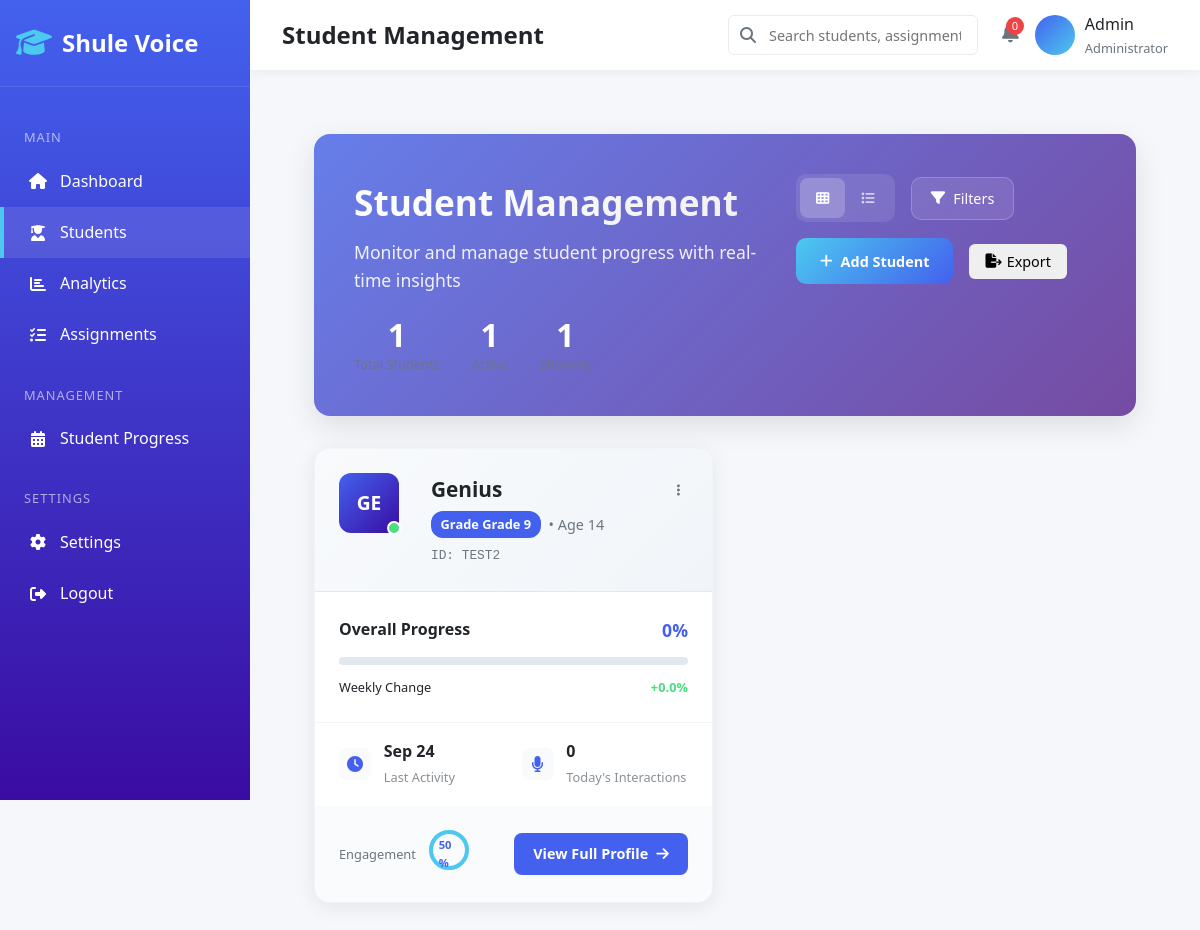
The page /students/ (signed in) on the database as committed earlier.
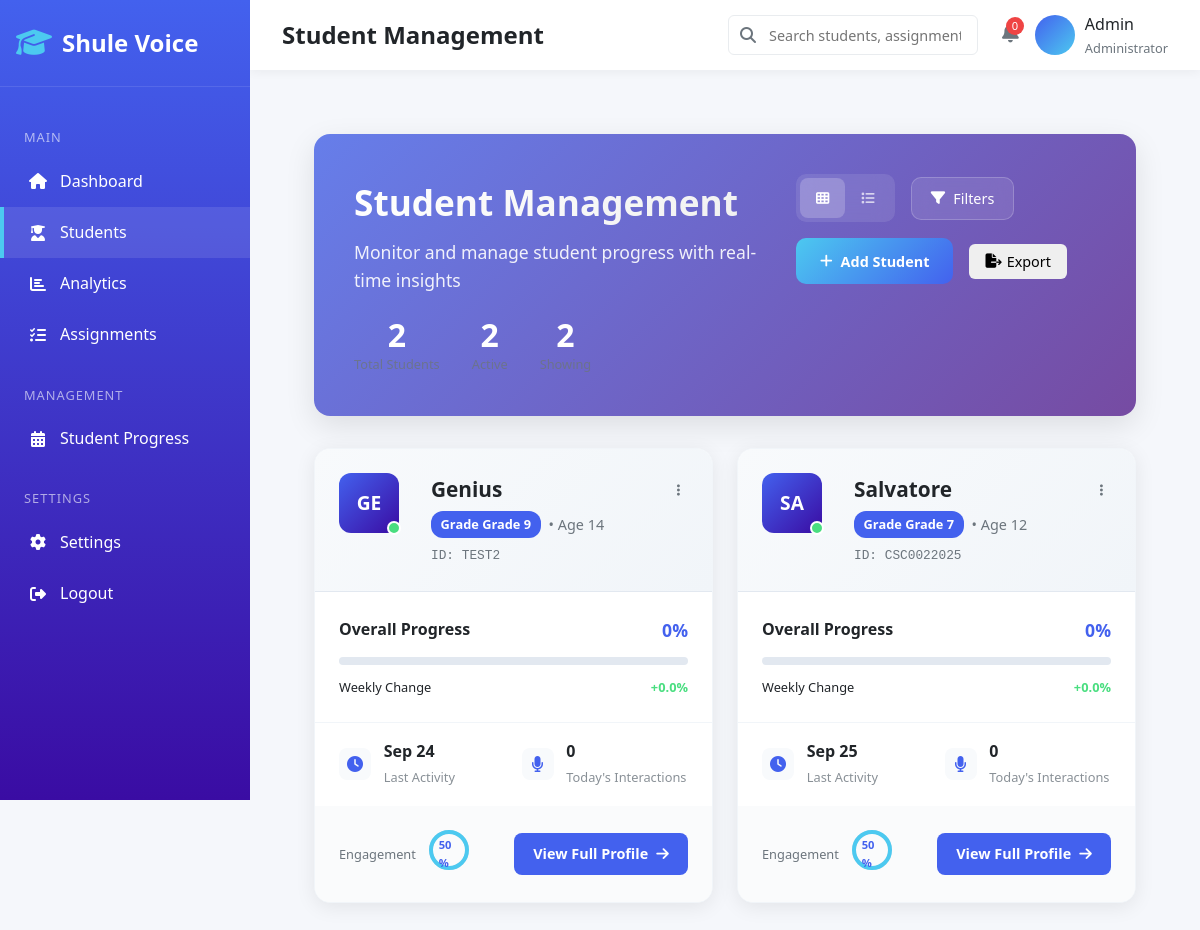
The same page on the database as committed later.
### base/models.py (models this page shows, shortened)
class Student(models.Model):
    GRADE_LEVELS = [
        ('K', 'Kindergarten'),
        ('1', 'Grade 1'),
        ('2', 'Grade 2'),
        ('3', 'Grade 3'),
        ('4', 'Grade 4'),
        ('5', 'Grade 5'),
        ('6', 'Grade 6'),
        ('7', 'Grade 7'),
        ('8', 'Grade 8'),
        ('9', 'Grade 9'),
        ('10', 'Grade 10'),
        ('11', 'Grade 11'),
        ('12', 'Grade 12'),
    ]
    name = models.CharField(max_length=100)
    student_id = models.CharField(max_length=20, unique=True)
    grade_level = models.CharField(max_length=2, choices=GRADE_LEVELS)
    age = models.IntegerField(null=True, blank=True)
    enrollment_date = models.DateField(default=timezone.now)
    is_active = models.BooleanField(default=True)
    created_by = models.ForeignKey(User, on_delete=models.CASCADE)
    created_at = models.DateTimeField(default=timezone.now)
    updated_at = models.DateTimeField(auto_now=True)
    notes = models.TextField(blank=True)
    user_account = models.OneToOneField(
        User,
        on_delete=models.SET_NULL,
        null=True,
        blank=True,
        related_name='student_profile'
    )
    can_login = models.BooleanField(default=False)
    login_enabled_date = models.DateTimeField(null=True, blank=True)
    blockchain_id = models.CharField(max_length=64, unique=True, null=True)
    profile_hash = models.CharField(max_length=64, null=True)
    last_blockchain_update = models.DateTimeField(null=True, blank=True)
    blockchain_verified = models.BooleanField(default=False)
    class Meta:
        ordering = ['name']
    def get_overall_progress(self):
        progress_records = StudentProgress.objects.filter(student=self)
        if progress_records.exists():
            avg_progress = progress_records.aggregate(models.Avg('progress_percentage'))['progress_percentage__avg']
            return round(avg_progress or 0, 1)
        return 0
    def get_last_activity(self):
        progress = StudentProgress.objects.filter(student=self).order_by('-last_updated').first()
        if progress:
            return progress.last_updated
        return self.updated_at
    def get_voice_interactions_today(self):
        today = timezone.now().date()
        return VoiceInteraction.objects.filter(
            student=self,
            timestamp__date=today
        ).count()
    def get_progress_change(self):
        one_week_ago = timezone.now() - timezone.timedelta(days=7)
        current_progress = self.get_overall_progress()
        return round(current_progress * 0.05, 1)  # 5% of current progress

class StudentProgress(models.Model):
    student = models.ForeignKey(Student, on_delete=models.CASCADE)
    subject = models.ForeignKey(Subject, on_delete=models.CASCADE, null=True, blank=True)
    assignment = models.ForeignKey(Assignment, on_delete=models.CASCADE, null=True, blank=True)
    score = models.DecimalField(max_digits=5, decimal_places=2, null=True, blank=True)
    progress_percentage = models.DecimalField(max_digits=5, decimal_places=2, default=0)
    time_spent = models.IntegerField(default=0, help_text="Time spent in minutes")
    completed = models.BooleanField(default=False)
    completion_date = models.DateTimeField(null=True, blank=True)
    last_updated = models.DateTimeField(auto_now=True)
    notes = models.TextField(blank=True)
    blockchain_record = models.ForeignKey(
        BlockchainRecord,
        on_delete=models.SET_NULL,
        null=True,
        blank=True
    )
    progress_hash = models.CharField(max_length=64, blank=True, null=True)
    class Meta:
        unique_together = ['student', 'assignment']
        verbose_name_plural = "Student Progress"

### base/views.py (the view, shortened to what this page needs)
# urls.py: path('students/', views.students_view, name='students'),
@login_required
def students_view(request):
    grade_filter = request.GET.get('grade', '')
    status_filter = request.GET.get('status', '')
    progress_filter = request.GET.get('progress', '')
    sort_by = request.GET.get('sort', 'name')
    search_query = request.GET.get('search', '')
    view_type = request.GET.get('view', 'grid')  # grid or table
    students = Student.objects.filter(created_by=request.user)
    if grade_filter and grade_filter != 'All Grades':
        students = students.filter(grade_level=grade_filter)
    if search_query:
        students = students.filter(
            Q(name__icontains=search_query) |
            Q(student_id__icontains=search_query) |
            Q(grade_level__icontains=search_query)
        )
    if sort_by == 'name':
        students = students.order_by('name')
    elif sort_by == 'name-desc':
        students = students.order_by('-name')
    elif sort_by == 'progress-high':
        students = students.order_by('?')  # Placeholder
    elif sort_by == 'progress-low':
        students = students.order_by('?')  # Placeholder
    elif sort_by == 'recent':
        students = students.order_by('-updated_at')
    paginator = Paginator(students, 12)  # Show 12 students per page
    page_number = request.GET.get('page')
    page_obj = paginator.get_page(page_number)
    student_data = []
    for student in page_obj:
        student_data.append({
            'object': student,
            'progress': student.get_overall_progress(),
            'last_activity': student.get_last_activity(),
            'voice_interactions_today': student.get_voice_interactions_today(),
            'progress_change': student.get_progress_change(),
        })
    context = {
        'students_data': student_data,
        'page_obj': page_obj,
        'grade_filter': grade_filter,
        'status_filter': status_filter,
        'progress_filter': progress_filter,
        'sort_by': sort_by,
        'search_query': search_query,
        'view_type': view_type,
        'total_students': students.count(),
        'active_students': students.filter(is_active=True).count(),
    }
    return render(request, 'students.html', context)

### base/context_processors.py (called while the page is built)
def grade_choices(request):
    return {
        'grade_choices': Student.GRADE_LEVELS
    }

### base/templates/students.html (shortened to what the changed rows need)
{% extends 'base.html' %}
{% load static %}
{% load math_filters %}
{% block page_title %}Student Management{% endblock %}
{% block content %}
<div class="student-management">
    <div class="page-header">
        <div class="header-content">
            <div class="title-section">
                <h2>Student Management</h2>
                <div class="stats-overview">
                    <div class="stat-item">
                        <span class="stat-number">{{ total_students }}</span>
                        <span class="stat-label">Total Students</span>
                    </div>
                    <div class="stat-item">
                        <span class="stat-number">{{ active_students }}</span>
                        <span class="stat-label">Active</span>
                    </div>
                    <div class="stat-item">
                        <span class="stat-number">{{ students_data|length }}</span>
                        <span class="stat-label">Showing</span>
                    </div>
                </div>
            </div>
        </div>
    </div>
    <div class="student-grid-view" id="studentGrid" style="display: {% if view_type == 'grid' %}grid{% else %}none{% endif %};">
        {% for student_data in students_data %}
        {% with student=student_data.object %}
        <div class="student-card">
            <div class="card-header">
                <div class="student-avatar">
                    {{ student.name|slice:":2"|upper }}
                    <div class="status-indicator {% if student.is_active %}active{% else %}inactive{% endif %}"></div>
                </div>
                <div class="student-basic-info">
                    <h3 class="student-name">{{ student.name }}</h3>
                    <p class="student-meta">
                        <span class="grade-badge">Grade {{ student.get_grade_level_display }}</span>
                        <span class="age">• Age {{ student.age|default:"N/A" }}</span>
                    </p>
                    <p class="student-id">ID: {{ student.student_id }}</p>
                </div>
                <div class="card-actions">
                    <div class="dropdown">
                        <button class="action-menu">
                            <i class="fas fa-ellipsis-v"></i>
                        </button>
                    </div>
                </div>
            </div>
            <div class="progress-section">
                <div class="progress-header">
                    <span class="progress-label">Overall Progress</span>
                    <span class="progress-value">{{ student_data.progress }}%</span>
                </div>
                <div class="progress-bar">
                </div>
                <div class="progress-change">
                    <span class="change-label">Weekly Change</span>
                    <span class="change-value positive">+{{ student_data.progress_change }}%</span>
                </div>
            </div>
            <div class="stats-section">
                <div class="stat">
                    <i class="fas fa-clock"></i>
                    <div class="stat-info">
                        <span class="stat-value">{{ student_data.last_activity|date:"M j"|default:"No activity" }}</span>
                        <span class="stat-label">Last Activity</span>
                    </div>
                </div>
                <div class="stat">
                    <i class="fas fa-microphone"></i>
                    <div class="stat-info">
                        <span class="stat-value">{{ student_data.voice_interactions_today }}</span>
                        <span class="stat-label">Today's Interactions</span>
                    </div>
                </div>
            </div>
            <div class="card-footer">
                <div class="engagement-score">
                    <div class="score-label">Engagement</div>
                    <div class="score-ring">
                        <svg width="40" height="40" viewBox="0 0 40 40">
                            <circle cx="20" cy="20" r="18" stroke="#e6e6e6" stroke-width="4" fill="none"></circle>
                            <circle cx="20" cy="20" r="18" stroke="#4cc9f0" stroke-width="4" fill="none"
                                    stroke-dasharray="113.097" stroke-dashoffset="{% widthratio student_data.voice_interactions_today 20 100 %}"
                                    stroke-linecap="round" transform="rotate(-90 20 20)"></circle>
                        </svg>
                        <span class="score-value">
                            {% if student_data.voice_interactions_today > 20 %}
                                100
                            {% else %}
                                {{ student_data.voice_interactions_today|add:50 }}
                            {% endif %}%
                        </span>
                    </div>
                </div>
                <a href="{% url 'student_detail' student.pk %}" class="btn-view-profile">
                    View Full Profile
                    <i class="fas fa-arrow-right"></i>
                </a>
            </div>
        </div>
        {% endwith %}
        {% endfor %}
    </div>
</div>
{% endblock %}

Rows that differ between the two databases and show on the page:
added Student: object.name "SA", is_active True (drawn), object.name "Salvatore", object.grade_level "Grade 7", object.age "12", object.student_id "CSC0022025", progress "0", progress_change "0.0", last_activity "Sep 25", voice_interactions_today "0", voice_interactions_today|add "50"
Other text that changed with them:
{{ total_students }}: "1" → "2"
{{ active_students }}: "1" → "2"
{{ students_data|length }}: "1" → "2"
